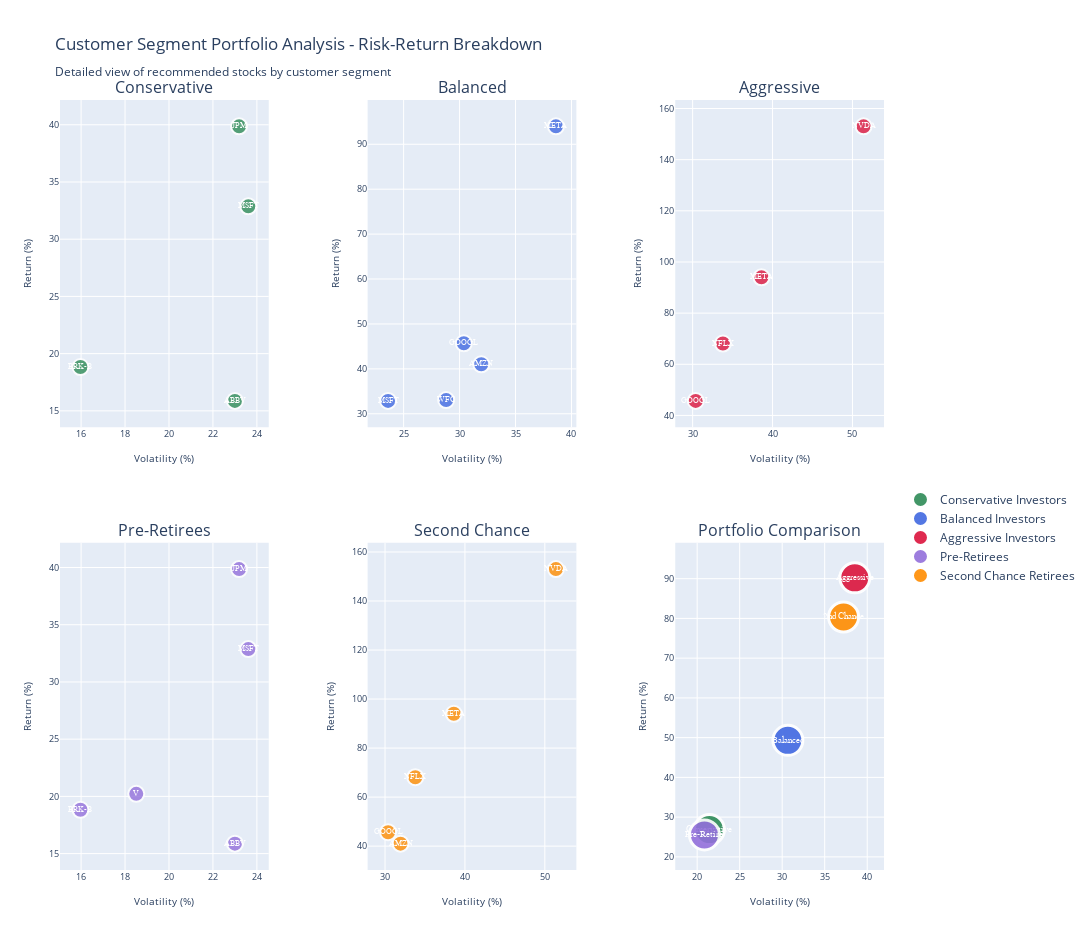

This figure's notebook cell:
### Code cell
# Segment-Specific Portfolio Analysis - Professional Version
from plotly.subplots import make_subplots

print("\nCreating Customer Segment Portfolio Analysis")
print("="*50)

# Create individual subplot for each segment with optimal spacing
segment_colors = ['#2E8B57', '#4169E1', '#DC143C', '#9370DB', '#FF8C00']

fig = make_subplots(
    rows=2, cols=3,
    subplot_titles=[f"{seg.replace(' Investors', '').replace(' Retirees', '')}" for seg in segment_stock_recommendations.keys()] + ['Portfolio Comparison'],
    specs=[[{"secondary_y": False} for _ in range(3)] for _ in range(2)],
    horizontal_spacing=0.12,
    vertical_spacing=0.15
)

# Add scatter plot for each customer segment
for idx, (segment_name, stocks) in enumerate(segment_stock_recommendations.items()):
    row = (idx // 3) + 1
    col = (idx % 3) + 1
    color = segment_colors[idx]
    
    # Get stock data for this segment
    tickers = [stock['Ticker'] for stock in stocks]
    segment_data = viz_data[viz_data['Ticker'].isin(tickers)]
    
    # Add markers for stocks
    fig.add_trace(
        go.Scatter(
            x=segment_data['Volatility_Numeric'],
            y=segment_data['Return_Numeric'],
            mode='markers',
            marker=dict(
                size=16,
                color=color,
                line=dict(width=2, color='white'),
                opacity=0.8
            ),
            name=f"{segment_name} - Stocks",
            hovertemplate="<b>%{hovertext}</b><br>" +
                          "Volatility: %{x:.1f}%<br>" +
                          "Return: %{y:.1f}%<br>" +
                          f"Segment: {segment_name}<br>" +
                          "<extra></extra>",
            hovertext=segment_data['Ticker'],
            showlegend=False
        ),
        row=row, col=col
    )
    
    # Add stock labels with proper positioning
    for _, stock_row in segment_data.iterrows():
        fig.add_annotation(
            x=stock_row['Volatility_Numeric'],
            y=stock_row['Return_Numeric'],
            text=stock_row['Ticker'],
            showarrow=False,
            font=dict(size=8, color='white', family='Arial Bold'),
            row=row, col=col
        )

# Add overall comparison in the final subplot
segment_abbreviations = {
    'Conservative Investors': 'Conservative',
    'Balanced Investors': 'Balanced', 
    'Aggressive Investors': 'Aggressive',
    'Pre-Retirees': 'Pre-Retire',
    'Second Chance Retirees': '2nd Chance'
}

for idx, (segment_name, stocks) in enumerate(segment_stock_recommendations.items()):
    tickers = [stock['Ticker'] for stock in stocks]
    segment_data = viz_data[viz_data['Ticker'].isin(tickers)]
    
    # Calculate segment averages
    avg_return = segment_data['Return_Numeric'].mean()
    avg_volatility = segment_data['Volatility_Numeric'].mean()
    
    # Use readable abbreviations
    segment_abbr = segment_abbreviations.get(segment_name, segment_name[:8])
    
    fig.add_trace(
        go.Scatter(
            x=[avg_volatility],
            y=[avg_return],
            mode='markers+text',
            text=[segment_abbr],
            textposition='middle center',
            textfont=dict(size=9, color='white', family='Arial Bold'),
            marker=dict(
                size=30,
                color=segment_colors[idx],
                line=dict(width=3, color='white'),
                opacity=0.9
            ),
            name=segment_name,
            hovertemplate=f"<b>{segment_name}</b><br>" +
                          "Avg Volatility: %{x:.1f}%<br>" +
                          "Avg Return: %{y:.1f}%<br>" +
                          f"Stocks: {len(segment_data)}<br>" +
                          "<extra></extra>",
            showlegend=True
        ),
        row=2, col=3
    )

# Update layout with professional styling
fig.update_layout(
    title="Customer Segment Portfolio Analysis - Risk-Return Breakdown<br><sub>Detailed view of recommended stocks by customer segment</sub>",
    height=950,
    width=1300,
    showlegend=True,
    legend=dict(
        orientation="v",
        yanchor="top",
        y=0.5,
        xanchor="left",
        x=1.02
    ),
    margin=dict(t=100, b=80, l=60, r=200)
)

# Update subplot axes with proper formatting
for i in range(1, 7):
    row = ((i-1) // 3) + 1
    col = ((i-1) % 3) + 1
    fig.update_xaxes(title_text="Volatility (%)", row=row, col=col, 
                     title_font_size=10, tickfont_size=9)
    fig.update_yaxes(title_text="Return (%)", row=row, col=col,
                     title_font_size=10, tickfont_size=9)

fig.show()

print("Segment-specific portfolio analysis completed successfully!")

# Enhanced summary table
print(f"\nCustomer Segment Portfolio Summary")
print("="*90)
print(f"{'Segment':<25} {'Stocks':<7} {'Avg Return':<12} {'Avg Vol':<10} {'Top Stock':<12} {'Risk Spread':<15}")
print("-" * 90)

for segment_name, stocks in segment_stock_recommendations.items():
    tickers = [stock['Ticker'] for stock in stocks]
    segment_data = viz_data[viz_data['Ticker'].isin(tickers)]
    
    avg_return = segment_data['Return_Numeric'].mean()
    avg_volatility = segment_data['Volatility_Numeric'].mean()
    top_stock = segment_data.loc[segment_data['Return_Numeric'].idxmax(), 'Ticker']
    
    risk_levels = list(set([stock['Risk_Level'] for stock in stocks]))
    risk_spread = f"{len(risk_levels)} levels"
    
    segment_short = segment_name[:23] + ".." if len(segment_name) > 25 else segment_name
    print(f"{segment_short:<25} {len(stocks):<7} {avg_return:>8.1f}% <12 {avg_volatility:>6.1f}% <10 {top_stock:<12} {risk_spread:<15}")

print("-" * 90)
print("Charts optimized for clarity with professional formatting")

### Figure 1 — Plotly figure (JSON) as saved in the notebook; plotly's stock layout.template omitted (floating-point values rounded to 4 significant figures)
{"data": [{"hovertemplate": "<b>%{hovertext}</b><br>Volatility: %{x:.1f}%<br>Return: %{y:.1f}%<br>Segment: Conservative Investors<br><extra></extra>", "hovertext": ["MSFT", "JPM", "BRK-B", "ABBV"], "marker": {"color": "#2E8B57", "line": {"color": "white", "width": 2}, "opacity": 0.8, "size": 16}, "mode": "markers", "name": "Conservative Investors - Stocks", "showlegend": false, "type": "scatter", "x": [23.61, 23.19, 15.97, 23.0], "xaxis": "x", "y": [32.87, 39.86, 18.83, 15.87], "yaxis": "y"}, {"hovertemplate": "<b>%{hovertext}</b><br>Volatility: %{x:.1f}%<br>Return: %{y:.1f}%<br>Segment: Balanced Investors<br><extra></extra>", "hovertext": ["MSFT", "GOOGL", "AMZN", "META", "WFC"], "marker": {"color": "#4169E1", "line": {"color": "white", "width": 2}, "opacity": 0.8, "size": 16}, "mode": "markers", "name": "Balanced Investors - Stocks", "showlegend": false, "type": "scatter", "x": [23.61, 30.38, 31.94, 38.61, 28.8], "xaxis": "x2", "y": [32.87, 45.69, 41.02, 93.99, 33.05], "yaxis": "y2"}, {"hovertemplate": "<b>%{hovertext}</b><br>Volatility: %{x:.1f}%<br>Return: %{y:.1f}%<br>Segment: Aggressive Investors<br><extra></extra>", "hovertext": ["GOOGL", "NVDA", "META", "NFLX"], "marker": {"color": "#DC143C", "line": {"color": "white", "width": 2}, "opacity": 0.8, "size": 16}, "mode": "markers", "name": "Aggressive Investors - Stocks", "showlegend": false, "type": "scatter", "x": [30.38, 51.39, 38.61, 33.79], "xaxis": "x3", "y": [45.69, 153.0, 93.99, 68.12], "yaxis": "y3"}, {"hovertemplate": "<b>%{hovertext}</b><br>Volatility: %{x:.1f}%<br>Return: %{y:.1f}%<br>Segment: Pre-Retirees<br><extra></extra>", "hovertext": ["MSFT", "JPM", "V", "BRK-B", "ABBV"], "marker": {"color": "#9370DB", "line": {"color": "white", "width": 2}, "opacity": 0.8, "size": 16}, "mode": "markers", "name": "Pre-Retirees - Stocks", "showlegend": false, "type": "scatter", "x": [23.61, 23.19, 18.51, 15.97, 23.0], "xaxis": "x4", "y": [32.87, 39.86, 20.22, 18.83, 15.87], "yaxis": "y4"}, {"hovertemplate": "<b>%{hovertext}</b><br>Volatility: %{x:.1f}%<br>Return: %{y:.1f}%<br>Segment: Second Chance Retirees<br><extra></extra>", "hovertext": ["GOOGL", "AMZN", "NVDA", "META", "NFLX"], "marker": {"color": "#FF8C00", "line": {"color": "white", "width": 2}, "opacity": 0.8, "size": 16}, "mode": "markers", "name": "Second Chance Retirees - Stocks", "showlegend": false, "type": "scatter", "x": [30.38, 31.94, 51.39, 38.61, 33.79], "xaxis": "x5", "y": [45.69, 41.02, 153.0, 93.99, 68.12], "yaxis": "y5"}, {"hovertemplate": "<b>Conservative Investors</b><br>Avg Volatility: %{x:.1f}%<br>Avg Return: %{y:.1f}%<br>Stocks: 4<br><extra></extra>", "marker": {"color": "#2E8B57", "line": {"color": "white", "width": 3}, "opacity": 0.9, "size": 30}, "mode": "markers+text", "name": "Conservative Investors", "showlegend": true, "text": ["Conservative"], "textfont": {"color": "white", "family": "Arial Bold", "size": 9}, "textposition": "middle center", "type": "scatter", "x": [21.44], "xaxis": "x6", "y": [26.86], "yaxis": "y6"}, {"hovertemplate": "<b>Balanced Investors</b><br>Avg Volatility: %{x:.1f}%<br>Avg Return: %{y:.1f}%<br>Stocks: 5<br><extra></extra>", "marker": {"color": "#4169E1", "line": {"color": "white", "width": 3}, "opacity": 0.9, "size": 30}, "mode": "markers+text", "name": "Balanced Investors", "showlegend": true, "text": ["Balanced"], "textfont": {"color": "white", "family": "Arial Bold", "size": 9}, "textposition": "middle center", "type": "scatter", "x": [30.67], "xaxis": "x6", "y": [49.32], "yaxis": "y6"}, {"hovertemplate": "<b>Aggressive Investors</b><br>Avg Volatility: %{x:.1f}%<br>Avg Return: %{y:.1f}%<br>Stocks: 4<br><extra></extra>", "marker": {"color": "#DC143C", "line": {"color": "white", "width": 3}, "opacity": 0.9, "size": 30}, "mode": "markers+text", "name": "Aggressive Investors", "showlegend": true, "text": ["Aggressive"], "textfont": {"color": "white", "family": "Arial Bold", "size": 9}, "textposition": "middle center", "type": "scatter", "x": [38.54], "xaxis": "x6", "y": [90.2], "yaxis": "y6"}, {"hovertemplate": "<b>Pre-Retirees</b><br>Avg Volatility: %{x:.1f}%<br>Avg Return: %{y:.1f}%<br>Stocks: 5<br><extra></extra>", "marker": {"color": "#9370DB", "line": {"color": "white", "width": 3}, "opacity": 0.9, "size": 30}, "mode": "markers+text", "name": "Pre-Retirees", "showlegend": true, "text": ["Pre-Retire"], "textfont": {"color": "white", "family": "Arial Bold", "size": 9}, "textposition": "middle center", "type": "scatter", "x": [20.86], "xaxis": "x6", "y": [25.53], "yaxis": "y6"}, {"hovertemplate": "<b>Second Chance Retirees</b><br>Avg Volatility: %{x:.1f}%<br>Avg Return: %{y:.1f}%<br>Stocks: 5<br><extra></extra>", "marker": {"color": "#FF8C00", "line": {"color": "white", "width": 3}, "opacity": 0.9, "size": 30}, "mode": "markers+text", "name": "Second Chance Retirees", "showlegend": true, "text": ["2nd Chance"], "textfont": {"color": "white", "family": "Arial Bold", "size": 9}, "textposition": "middle center", "type": "scatter", "x": [37.22], "xaxis": "x6", "y": [80.37], "yaxis": "y6"}], "layout": {"annotations": [{"font": {"size": 16}, "showarrow": false, "text": "Conservative", "x": 0.1267, "xanchor": "center", "xref": "paper", "y": 1, "yanchor": "bottom", "yref": "paper"}, {"font": {"size": 16}, "showarrow": false, "text": "Balanced", "x": 0.5, "xanchor": "center", "xref": "paper", "y": 1, "yanchor": "bottom", "yref": "paper"}, {"font": {"size": 16}, "showarrow": false, "text": "Aggressive", "x": 0.8733, "xanchor": "center", "xref": "paper", "y": 1, "yanchor": "bottom", "yref": "paper"}, {"font": {"size": 16}, "showarrow": false, "text": "Pre-Retirees", "x": 0.1267, "xanchor": "center", "xref": "paper", "y": 0.425, "yanchor": "bottom", "yref": "paper"}, {"font": {"size": 16}, "showarrow": false, "text": "Second Chance", "x": 0.5, "xanchor": "center", "xref": "paper", "y": 0.425, "yanchor": "bottom", "yref": "paper"}, {"font": {"size": 16}, "showarrow": false, "text": "Portfolio Comparison", "x": 0.8733, "xanchor": "center", "xref": "paper", "y": 0.425, "yanchor": "bottom", "yref": "paper"}, {"font": {"color": "white", "family": "Arial Bold", "size": 8}, "showarrow": false, "text": "MSFT", "x": 23.61, "xref": "x", "y": 32.87, "yref": "y"}, {"font": {"color": "white", "family": "Arial Bold", "size": 8}, "showarrow": false, "text": "JPM", "x": 23.19, "xref": "x", "y": 39.86, "yref": "y"}, {"font": {"color": "white", "family": "Arial Bold", "size": 8}, "showarrow": false, "text": "BRK-B", "x": 15.97, "xref": "x", "y": 18.83, "yref": "y"}, {"font": {"color": "white", "family": "Arial Bold", "size": 8}, "showarrow": false, "text": "ABBV", "x": 23, "xref": "x", "y": 15.87, "yref": "y"}, {"font": {"color": "white", "family": "Arial Bold", "size": 8}, "showarrow": false, "text": "MSFT", "x": 23.61, "xref": "x2", "y": 32.87, "yref": "y2"}, {"font": {"color": "white", "family": "Arial Bold", "size": 8}, "showarrow": false, "text": "GOOGL", "x": 30.38, "xref": "x2", "y": 45.69, "yref": "y2"}, {"font": {"color": "white", "family": "Arial Bold", "size": 8}, "showarrow": false, "text": "AMZN", "x": 31.94, "xref": "x2", "y": 41.02, "yref": "y2"}, {"font": {"color": "white", "family": "Arial Bold", "size": 8}, "showarrow": false, "text": "META", "x": 38.61, "xref": "x2", "y": 93.99, "yref": "y2"}, {"font": {"color": "white", "family": "Arial Bold", "size": 8}, "showarrow": false, "text": "WFC", "x": 28.8, "xref": "x2", "y": 33.05, "yref": "y2"}, {"font": {"color": "white", "family": "Arial Bold", "size": 8}, "showarrow": false, "text": "GOOGL", "x": 30.38, "xref": "x3", "y": 45.69, "yref": "y3"}, {"font": {"color": "white", "family": "Arial Bold", "size": 8}, "showarrow": false, "text": "NVDA", "x": 51.39, "xref": "x3", "y": 153.0, "yref": "y3"}, {"font": {"color": "white", "family": "Arial Bold", "size": 8}, "showarrow": false, "text": "META", "x": 38.61, "xref": "x3", "y": 93.99, "yref": "y3"}, {"font": {"color": "white", "family": "Arial Bold", "size": 8}, "showarrow": false, "text": "NFLX", "x": 33.79, "xref": "x3", "y": 68.12, "yref": "y3"}, {"font": {"color": "white", "family": "Arial Bold", "size": 8}, "showarrow": false, "text": "MSFT", "x": 23.61, "xref": "x4", "y": 32.87, "yref": "y4"}, {"font": {"color": "white", "family": "Arial Bold", "size": 8}, "showarrow": false, "text": "JPM", "x": 23.19, "xref": "x4", "y": 39.86, "yref": "y4"}, {"font": {"color": "white", "family": "Arial Bold", "size": 8}, "showarrow": false, "text": "V", "x": 18.51, "xref": "x4", "y": 20.22, "yref": "y4"}, {"font": {"color": "white", "family": "Arial Bold", "size": 8}, "showarrow": false, "text": "BRK-B", "x": 15.97, "xref": "x4", "y": 18.83, "yref": "y4"}, {"font": {"color": "white", "family": "Arial Bold", "size": 8}, "showarrow": false, "text": "ABBV", "x": 23, "xref": "x4", "y": 15.87, "yref": "y4"}, {"font": {"color": "white", "family": "Arial Bold", "size": 8}, "showarrow": false, "text": "GOOGL", "x": 30.38, "xref": "x5", "y": 45.69, "yref": "y5"}, {"font": {"color": "white", "family": "Arial Bold", "size": 8}, "showarrow": false, "text": "AMZN", "x": 31.94, "xref": "x5", "y": 41.02, "yref": "y5"}, {"font": {"color": "white", "family": "Arial Bold", "size": 8}, "showarrow": false, "text": "NVDA", "x": 51.39, "xref": "x5", "y": 153.0, "yref": "y5"}, {"font": {"color": "white", "family": "Arial Bold", "size": 8}, "showarrow": false, "text": "META", "x": 38.61, "xref": "x5", "y": 93.99, "yref": "y5"}, {"font": {"color": "white", "family": "Arial Bold", "size": 8}, "showarrow": false, "text": "NFLX", "x": 33.79, "xref": "x5", "y": 68.12, "yref": "y5"}], "height": 950, "legend": {"orientation": "v", "x": 1.02, "xanchor": "left", "y": 0.5, "yanchor": "top"}, "margin": {"b": 80, "l": 60, "r": 200, "t": 100}, "showlegend": true, "title": {"text": "Customer Segment Portfolio Analysis - Risk-Return Breakdown<br><sub>Detailed view of recommended stocks by customer segment</sub>"}, "width": 1300, "xaxis": {"anchor": "y", "domain": [0, 0.2533], "tickfont": {"size": 9}, "title": {"font": {"size": 10}, "text": "Volatility (%)"}}, "xaxis2": {"anchor": "y2", "domain": [0.3733, 0.6267], "tickfont": {"size": 9}, "title": {"font": {"size": 10}, "text": "Volatility (%)"}}, "xaxis3": {"anchor": "y3", "domain": [0.7467, 1], "tickfont": {"size": 9}, "title": {"font": {"size": 10}, "text": "Volatility (%)"}}, "xaxis4": {"anchor": "y4", "domain": [0, 0.2533], "tickfont": {"size": 9}, "title": {"font": {"size": 10}, "text": "Volatility (%)"}}, "xaxis5": {"anchor": "y5", "domain": [0.3733, 0.6267], "tickfont": {"size": 9}, "title": {"font": {"size": 10}, "text": "Volatility (%)"}}, "xaxis6": {"anchor": "y6", "domain": [0.7467, 1], "tickfont": {"size": 9}, "title": {"font": {"size": 10}, "text": "Volatility (%)"}}, "yaxis": {"anchor": "x", "domain": [0.575, 1], "tickfont": {"size": 9}, "title": {"font": {"size": 10}, "text": "Return (%)"}}, "yaxis2": {"anchor": "x2", "domain": [0.575, 1], "tickfont": {"size": 9}, "title": {"font": {"size": 10}, "text": "Return (%)"}}, "yaxis3": {"anchor": "x3", "domain": [0.575, 1], "tickfont": {"size": 9}, "title": {"font": {"size": 10}, "text": "Return (%)"}}, "yaxis4": {"anchor": "x4", "domain": [0, 0.425], "tickfont": {"size": 9}, "title": {"font": {"size": 10}, "text": "Return (%)"}}, "yaxis5": {"anchor": "x5", "domain": [0, 0.425], "tickfont": {"size": 9}, "title": {"font": {"size": 10}, "text": "Return (%)"}}, "yaxis6": {"anchor": "x6", "domain": [0, 0.425], "tickfont": {"size": 9}, "title": {"font": {"size": 10}, "text": "Return (%)"}}}}
